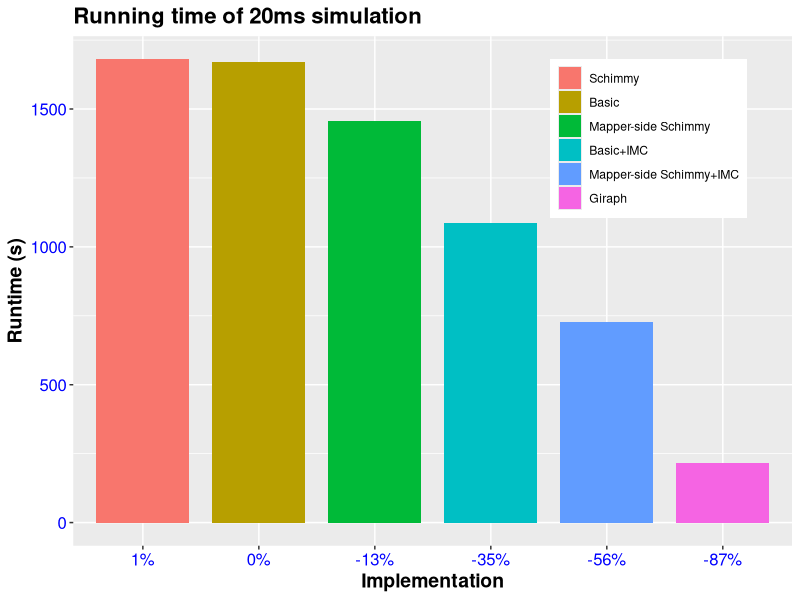
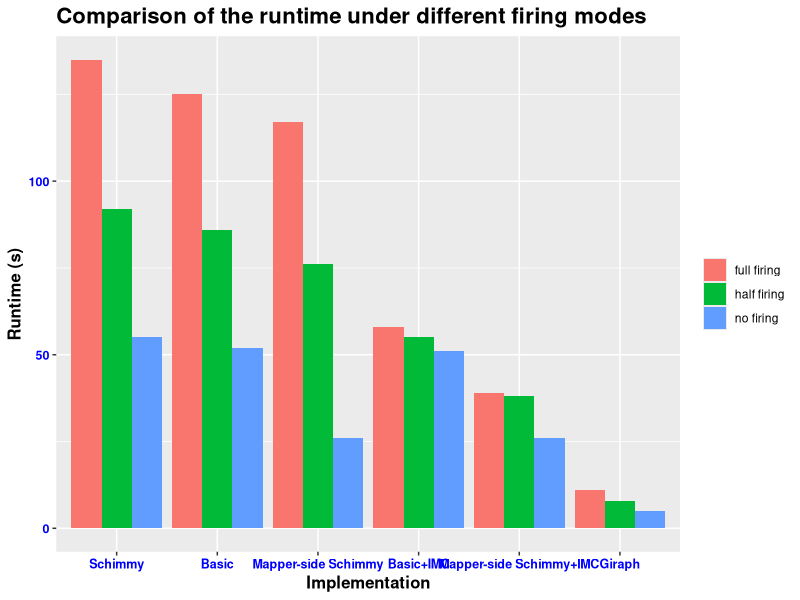

R code for these plots, in order: (Note: this script raises an error after producing the figures.)
library('ggplot2')
library('reshape')

# set the current working directory
setwd('/home/imsure/Desktop/HelloWorld/neural_project')

###########################################
# Plot the Running time of 20ms simulation in MapReduce 
###########################################

names <- c('Basic', 'Schimmy', 'Mapper-side Schimmy', 
           'Basic+IMC', 'Mapper-side Schimmy+IMC', 'Giraph')

mr.20ms <- c(1671, 1680, 1455, 1088, 729, 217)
full.firing <- c(125, 135, 117, 58, 39, 11)
half.firing <- c(86, 92, 76, 55, 38, 8)
no.firing <- c(52, 55, 26, 51, 26, 5)

mr <- data.frame(names, mr.20ms, full.firing, half.firing, no.firing)
mr$names = reorder(mr$names, -mr.20ms)

png('1.png', width=600, height=350)

#mr$names <- sort(mr$names)

bar.mr.20ms <- ggplot(data=mr, aes(x=names, y=mr.20ms, fill=names)) + 
  geom_bar(stat='identity', width=.8) + # use the real value, not the count
  xlab('Implementation') + ylab('Runtime (s)') +
  ggtitle('Running time of 20ms simulation')

# Calulate the percentage difference between other implementations
# and the basic implementation
mr.20ms.change = NULL
for (i in 1:6) {
  mr.20ms.change[i] = round((mr.20ms[i] - mr.20ms[1]) / mr.20ms[1] * 100)
}

mr.20ms.change <- as.character(mr.20ms.change)
mr.20ms.change <- paste(mr.20ms.change, '%', sep='') # add a trailing '%'

# set the new scales
bar.mr.20ms <- bar.mr.20ms + 
  scale_x_discrete(breaks=names, labels=mr.20ms.change)

bar.mr.20ms <- bar.mr.20ms + theme(axis.title=element_text(size=14, face='bold'),
                    axis.text=element_text(size=12, color='blue'),
                    plot.title=element_text(hjust=0, face='bold', vjust=1, size=16),
                    legend.title=element_blank(),
                    legend.position=c(0.8,0.8))

#multiplot(bar.mr.20ms, runtime.cmp.line, cols=1)

bar.mr.20ms
dev.off()
#bar.mr.20ms + theme(axis.text.x=element_blank())
#bar.mr.20ms <- bar.mr.20ms + theme_bw()

###########################################
# End of Plotting the Running time of 20ms simulation in MapReduce 
###########################################

###########################################
# Plot Comparison of the runtime under different
# firing modes among implementations 
###########################################

program <- c('Basic', 'Basic', 'Basic', 'Schimmy', 'Schimmy', 'Schimmy', 
              'Mapper-side Schimmy', 'Mapper-side Schimmy', 'Mapper-side Schimmy',
              'Basic+IMC', 'Basic+IMC', 'Basic+IMC', 'Mapper-side Schimmy+IMC',
              'Mapper-side Schimmy+IMC', 'Mapper-side Schimmy+IMC',
              'Giraph', 'Giraph', 'Giraph')

firing.type <- c('full firing', 'half firing', 'no firing',
                 'full firing', 'half firing', 'no firing',
                 'full firing', 'half firing', 'no firing',
                 'full firing', 'half firing', 'no firing',
                 'full firing', 'half firing', 'no firing',
                 'full firing', 'half firing', 'no firing')

runtime <- c(125, 86, 52, 135, 92, 55, 117, 76, 26,
             58, 55, 51, 39, 38, 26, 11, 8, 5)

mr.firing <- data.frame(program, firing.type, runtime, stringsAsFactors = FALSE)
# specify 'program' as a factor
mr.firing$program <- factor(mr.firing$program)
# reorder the factor for plotting
mr.firing$program <- reorder(mr.firing$program, -mr.firing$runtime)

png('2.png', width=800, height=400)
bar.firing <- ggplot(mr.firing, aes(x=program, y=runtime, fill=firing.type))
bar.firing <- bar.firing + layer(geom='bar',
                                 stat='identity',
                                 position='dodge')
bar.firing <- bar.firing + xlab('Implementation') + ylab('Runtime (s)') +
  ggtitle('Comparison of the runtime under different firing modes')

bar.firing <- bar.firing + theme(axis.title=element_text(size=12, vjust=0.2, face='bold'),
                                 axis.text=element_text(size=9, color='blue', face='bold'),
                                 plot.title=element_text(hjust=0, face='bold', vjust=1, size=16),
                                 legend.title=element_blank())

bar.firing
dev.off()
#ggsave(bar.firing, file='3.png', width=40, height=20)

###########################################
# End of Plotting Comparison of the runtime under different
# firing modes among implementations 
###########################################

###################################################
# Plotting the Comparison of the running time for 20 iterations
###################################################

png('3.png', width=700, height=400)
time <- c(1:20)
runtime.basic <- c(48,52,52,50,46,52,54,53,83,69,72,80,124,122,125,127,
                   125,125,125,122)
runtime.schimmy <-c(55,57,55,57,57,59,56,62,93,73,82,109,
                    137,137,137,137,138,138,137,137)
runtime.basic.imc <- c(49,53,53,52,49,50,53,46,50,53,54,
                       59,51,55,53,56,53,53,59,58)
runtime.mapper.schimmy <- c(26,25,26,27,30,31,33,41,78,60,
                            54,92,120,117,120,119,118,119,119,118)
runtime.mapper.schimmy.imc <- c(26,26,25,28,29,28,31,36,38,37,38,38,40,
                                40,38,39,41,41,39,41)
runtime.giraph <- c(4.8,4.3,4.4,4.5,4.5,5.3,8.6,10.5,10.8,10.5,
                    10.5,10.6,10.7,10.8,10.8,10.5,10.4,10.7,10.3,10.8)

runtime.cmp <- data.frame(time, runtime.basic, runtime.schimmy,
                          runtime.basic.imc, runtime.mapper.schimmy,
                          runtime.mapper.schimmy.imc, runtime.giraph)
#ggplot(runtime.cmp, aes(time)) +
#  geom_line(aes(y=runtime.basic)) +
#  geom_line(aes(y=runtime.schimmy))
runtime.cmp.melt <- melt(runtime.cmp, id='time')
runtime.cmp.line <- ggplot(runtime.cmp.melt, aes(x=time, y=value, color=variable)) +
  layer(geom='point') + layer(geom='line') +
  ggtitle('Comparison of the running time for 20 iterations') +
  xlab('Iteraion (1ms simulation)') + ylab('Runtime (s)')

#runtime.cmp.line <- runtime.cmp.line + scale_fill_discrete(name='variable')

names.reorder <- c('Basic', 'Schimmy', 'Basic+IMC', 'Mapper-side Schimmy', 
                   'Mapper-side Schimmy+IMC', 'Giraph')
# change the labels of the legend, a bit awkward, but, ...
runtime.cmp.line <- runtime.cmp.line + scale_color_discrete(name='variable', 
                                                            breaks=c('runtime.basic', 'runtime.schimmy',
                                                                     'runtime.basic.imc', 'runtime.mapper.schimmy',
                                                                     'runtime.mapper.schimmy.imc', 'runtime.giraph'), 
                                                            labels=names.reorder)

runtime.cmp.line <- runtime.cmp.line + theme(axis.title=element_text(size=14, face='bold'),
                                             axis.text=element_text(face='bold'),
                                             plot.title=element_text(hjust=0, face='bold', vjust=1, size=16),
                                             legend.title=element_blank(),
                                             legend.position=c(0.15, 0.75),
                                             legend.key=element_rect(fill=NA)) +
  guides(colour = guide_legend(override.aes = list(size = 10))) # adjust the legend

dev.off()

###################################################
# End of Plotting the Comparison of the running time for 20 iterations
###################################################

###########################################
# Plot correlation between running time and
# number of worker for Giraph implementation
###########################################
png('4.png', width=600, height=300)

worker.num <- seq(from=60, to=110, by=10)
giraph.runtime <- c(236, 232, 220, 228, 223, 217) 
giraph.worker.scale <- data.frame(worker.num, giraph.runtime)

ggplot(giraph.worker.scale, aes(x=worker.num, y=giraph.runtime)) + 
  layer(geom='point', shape=20, color='red', size=3) + layer(geom='smooth', method='lm') +
  scale_x_continuous(breaks=worker.num) + 
  xlab('Number of workers') + ylab('Runtime (s)') +
  ggtitle('Scalability of workers (100,000 neurons, 2.3 Billion edges)') +
  theme(axis.title=element_text(size=14, face='bold'),
        axis.text=element_text(face='bold'),
        plot.title=element_text(hjust=0, face='bold', vjust=1, size=16))

dev.off()
###########################################
# End of Plotting correlation between running time and
# number of worker for Giraph implementation
###########################################

##################################################
# Plot edge scalability
##################################################
png('5.png', width=600, height=300)

edge.num <- c(100000000, 400000000, 800000000, 1200000000, 2300000000, 4600000000)
edge.runtime <- c(92, 103, 124, 144, 220, 413)

giraph.edge.scale <- data.frame(edge.num, edge.runtime)
edge.num.billion <- c('0.1', '0.4', '0.8', '1.2', '2.3', '4.6')

ggplot(giraph.edge.scale, aes(x=edge.num, y=edge.runtime)) + 
  layer(geom='point', shape=20, color='red', size=3) + layer(geom='line') +
  geom_smooth(method='lm') +
  xlab('Billions of edges') + ylab('Runtime (s)') +
  ggtitle('Scalability of edges') +
  scale_x_continuous(breaks=edge.num, labels=edge.num.billion) +
  theme(axis.title=element_text(size=14, face='bold'),
        axis.text=element_text(face='bold'),
        plot.title=element_text(hjust=0, face='bold', vjust=1, size=16))

dev.off()
